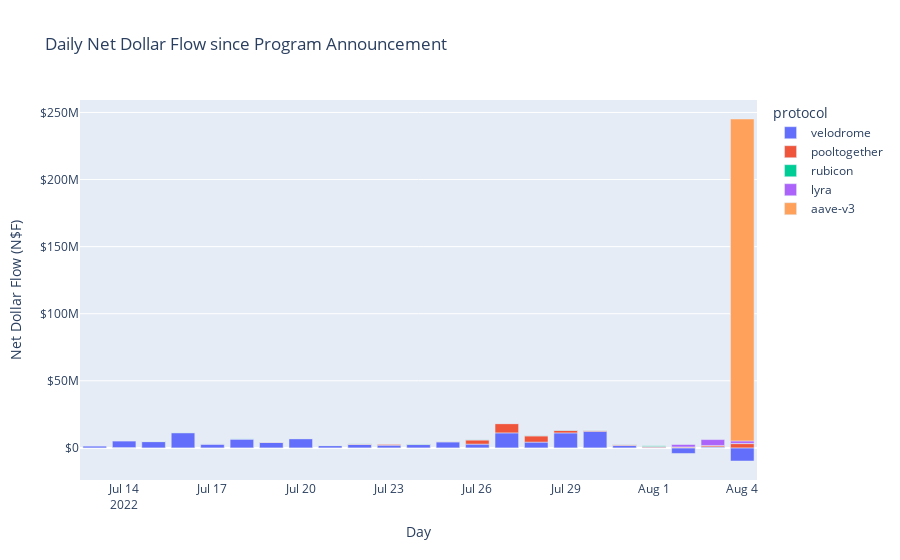
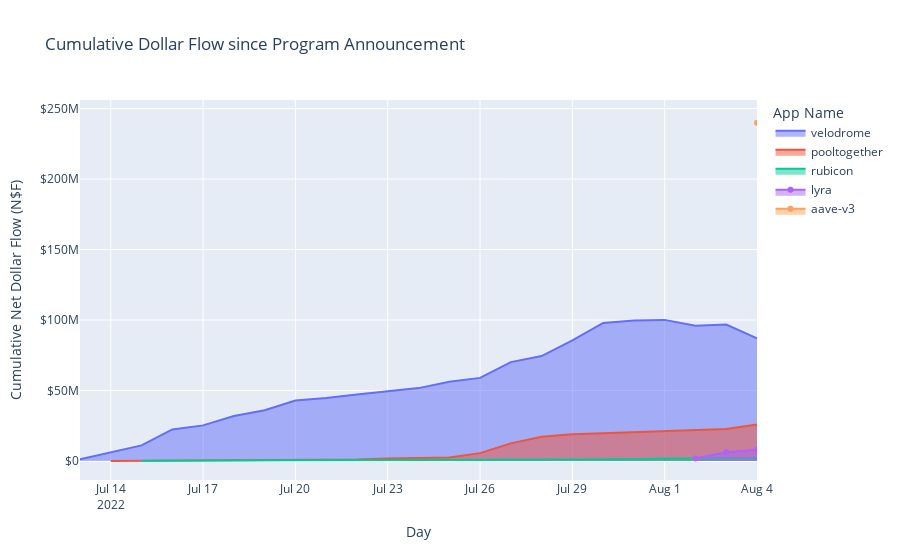

The code cell stored with these charts, in order, in its notebook:
### Code cell
fig = px.bar(netdf_df, x="date", y="net_dollar_flow", color="protocol", \
             title="Daily Net Dollar Flow since Program Announcement",\
            labels={
                     "date": "Day",
                     "net_dollar_flow": "Net Dollar Flow (N$F)"
                 }
            )
cumul_fig.update_layout(
    legend_title="App Name"
)
fig.update_layout(yaxis_tickprefix = '$')
fig.show()

# cumul_fig = px.area(netdf_df, x="date", y="cumul_net_dollar_flow", color="protocol", \
#              title="Cumulative Dollar Flow since Program Announcement",\
#                    labels={
#                      "date": "Day",
#                      "cumul_net_dollar_flow": "Cumulative Net Dollar Flow (N$F)"
#                  }
#             ,areamode='group')
# cumul_fig.update_layout(yaxis_tickprefix = '$')
# cumul_fig.show()


cumul_fig = go.Figure()
proto_names = netdf_df['protocol'].drop_duplicates()
print(proto_names)
for p in proto_names:
    cumul_fig.add_trace(go.Scatter(x=netdf_df[netdf_df['protocol'] == p]['date'] \
                                   , y=netdf_df[netdf_df['protocol'] == p]['cumul_net_dollar_flow'] \
                                    ,name = p\
                                  ,fill='tozeroy')) # fill down to xaxis

cumul_fig.update_layout(yaxis_tickprefix = '$')
cumul_fig.update_layout(
    title="Cumulative Dollar Flow since Program Announcement",
    xaxis_title="Day",
    yaxis_title="Cumulative Net Dollar Flow (N$F)",
    legend_title="App Name",
#     color_discrete_map=px.colors.qualitative.G10
)
cumul_fig.show()

### Figure 1 — Plotly figure (JSON) as saved in the notebook; plotly's stock layout.template omitted (floating-point values rounded to 4 significant figures)
{"data": [{"alignmentgroup": "True", "hovertemplate": "protocol=velodrome<br>Day=%{x}<br>Net Dollar Flow (N$F)=%{y}<extra></extra>", "legendgroup": "velodrome", "marker": {"color": "#636efa", "pattern": {"shape": ""}}, "name": "velodrome", "offsetgroup": "velodrome", "orientation": "v", "showlegend": true, "textposition": "auto", "type": "bar", "x": ["2022-07-13T00:00:00", "2022-07-14T00:00:00", "2022-07-15T00:00:00", "2022-07-16T00:00:00", "2022-07-17T00:00:00", "2022-07-18T00:00:00", "2022-07-19T00:00:00", "2022-07-20T00:00:00", "2022-07-21T00:00:00", "2022-07-22T00:00:00", "2022-07-23T00:00:00", "2022-07-24T00:00:00", "2022-07-25T00:00:00", "2022-07-26T00:00:00", "2022-07-27T00:00:00", "2022-07-28T00:00:00", "2022-07-29T00:00:00", "2022-07-30T00:00:00", "2022-07-31T00:00:00", "2022-08-01T00:00:00", "2022-08-02T00:00:00", "2022-08-03T00:00:00", "2022-08-04T00:00:00"], "xaxis": "x", "y": [1290000.0, 5067000.0, 4678000.0, 11360000.0, 2862000.0, 6663000.0, 4117000.0, 6879000.0, 1698000.0, 2585000.0, 2005000.0, 2487000.0, 4450000.0, 2807000.0, 11180000.0, 4314000.0, 11160000.0, 12330000.0, 1747000.0, 410300.0, -4151000.0, 802300.0, -9774000.0], "yaxis": "y"}, {"alignmentgroup": "True", "hovertemplate": "protocol=pooltogether<br>Day=%{x}<br>Net Dollar Flow (N$F)=%{y}<extra></extra>", "legendgroup": "pooltogether", "marker": {"color": "#EF553B", "pattern": {"shape": ""}}, "name": "pooltogether", "offsetgroup": "pooltogether", "orientation": "v", "showlegend": true, "textposition": "auto", "type": "bar", "x": ["2022-07-14T00:00:00", "2022-07-15T00:00:00", "2022-07-16T00:00:00", "2022-07-17T00:00:00", "2022-07-18T00:00:00", "2022-07-19T00:00:00", "2022-07-20T00:00:00", "2022-07-21T00:00:00", "2022-07-22T00:00:00", "2022-07-23T00:00:00", "2022-07-24T00:00:00", "2022-07-25T00:00:00", "2022-07-26T00:00:00", "2022-07-27T00:00:00", "2022-07-28T00:00:00", "2022-07-29T00:00:00", "2022-07-30T00:00:00", "2022-07-31T00:00:00", "2022-08-01T00:00:00", "2022-08-02T00:00:00", "2022-08-03T00:00:00", "2022-08-04T00:00:00"], "xaxis": "x", "y": [-15680.0, 119700.0, 17050.0, 85380.0, 23390.0, 251000.0, 72500.0, 62380.0, 381000.0, 817100.0, 260600.0, 359800.0, 3131000.0, 6938000.0, 4646000.0, 1896000.0, 698100.0, 587000.0, 622500.0, 660700.0, 1007000.0, 3196000.0], "yaxis": "y"}, {"alignmentgroup": "True", "hovertemplate": "protocol=rubicon<br>Day=%{x}<br>Net Dollar Flow (N$F)=%{y}<extra></extra>", "legendgroup": "rubicon", "marker": {"color": "#00cc96", "pattern": {"shape": ""}}, "name": "rubicon", "offsetgroup": "rubicon", "orientation": "v", "showlegend": true, "textposition": "auto", "type": "bar", "x": ["2022-07-15T00:00:00", "2022-07-16T00:00:00", "2022-07-17T00:00:00", "2022-07-18T00:00:00", "2022-07-19T00:00:00", "2022-07-20T00:00:00", "2022-07-21T00:00:00", "2022-07-22T00:00:00", "2022-07-23T00:00:00", "2022-07-24T00:00:00", "2022-07-25T00:00:00", "2022-07-26T00:00:00", "2022-07-27T00:00:00", "2022-07-28T00:00:00", "2022-07-29T00:00:00", "2022-07-30T00:00:00", "2022-07-31T00:00:00", "2022-08-01T00:00:00", "2022-08-02T00:00:00", "2022-08-03T00:00:00", "2022-08-04T00:00:00"], "xaxis": "x", "y": [74850.0, 71510.0, 36720.0, 67360.0, 17180.0, 33480.0, 55070.0, 109300.0, 12660.0, 182200.0, 28360.0, 88150.0, 1677.0, 142300.0, 152300.0, 70560.0, 129000.0, 483500.0, 27940.0, -68510.0, 142500.0], "yaxis": "y"}, {"alignmentgroup": "True", "hovertemplate": "protocol=lyra<br>Day=%{x}<br>Net Dollar Flow (N$F)=%{y}<extra></extra>", "legendgroup": "lyra", "marker": {"color": "#ab63fa", "pattern": {"shape": ""}}, "name": "lyra", "offsetgroup": "lyra", "orientation": "v", "showlegend": true, "textposition": "auto", "type": "bar", "x": ["2022-08-02T00:00:00", "2022-08-03T00:00:00", "2022-08-04T00:00:00"], "xaxis": "x", "y": [1824000.0, 4372000.0, 1854000.0], "yaxis": "y"}, {"alignmentgroup": "True", "hovertemplate": "protocol=aave-v3<br>Day=%{x}<br>Net Dollar Flow (N$F)=%{y}<extra></extra>", "legendgroup": "aave-v3", "marker": {"color": "#FFA15A", "pattern": {"shape": ""}}, "name": "aave-v3", "offsetgroup": "aave-v3", "orientation": "v", "showlegend": true, "textposition": "auto", "type": "bar", "x": ["2022-08-04T00:00:00"], "xaxis": "x", "y": [239900000.0], "yaxis": "y"}], "layout": {"barmode": "relative", "legend": {"title": {"text": "protocol"}, "tracegroupgap": 0}, "title": {"text": "Daily Net Dollar Flow since Program Announcement"}, "xaxis": {"anchor": "y", "domain": [0, 1], "title": {"text": "Day"}}, "yaxis": {"anchor": "x", "domain": [0, 1], "tickprefix": "$", "title": {"text": "Net Dollar Flow (N$F)"}}}}

### Figure 2 — Plotly figure (JSON) as saved in the notebook; plotly's stock layout.template omitted (floating-point values rounded to 4 significant figures)
{"data": [{"fill": "tozeroy", "name": "velodrome", "type": "scatter", "x": ["2022-07-13T00:00:00", "2022-07-14T00:00:00", "2022-07-15T00:00:00", "2022-07-16T00:00:00", "2022-07-17T00:00:00", "2022-07-18T00:00:00", "2022-07-19T00:00:00", "2022-07-20T00:00:00", "2022-07-21T00:00:00", "2022-07-22T00:00:00", "2022-07-23T00:00:00", "2022-07-24T00:00:00", "2022-07-25T00:00:00", "2022-07-26T00:00:00", "2022-07-27T00:00:00", "2022-07-28T00:00:00", "2022-07-29T00:00:00", "2022-07-30T00:00:00", "2022-07-31T00:00:00", "2022-08-01T00:00:00", "2022-08-02T00:00:00", "2022-08-03T00:00:00", "2022-08-04T00:00:00"], "y": [1290000.0, 6357000.0, 11040000.0, 22400000.0, 25260000.0, 31920000.0, 36040000.0, 42920000.0, 44620000.0, 47200000.0, 49210000.0, 51690000.0, 56140000.0, 58950000.0, 70130000.0, 74440000.0, 85610000.0, 97930000.0, 99680000.0, 100100000.0, 95940000.0, 96740000.0, 86970000.0]}, {"fill": "tozeroy", "name": "pooltogether", "type": "scatter", "x": ["2022-07-14T00:00:00", "2022-07-15T00:00:00", "2022-07-16T00:00:00", "2022-07-17T00:00:00", "2022-07-18T00:00:00", "2022-07-19T00:00:00", "2022-07-20T00:00:00", "2022-07-21T00:00:00", "2022-07-22T00:00:00", "2022-07-23T00:00:00", "2022-07-24T00:00:00", "2022-07-25T00:00:00", "2022-07-26T00:00:00", "2022-07-27T00:00:00", "2022-07-28T00:00:00", "2022-07-29T00:00:00", "2022-07-30T00:00:00", "2022-07-31T00:00:00", "2022-08-01T00:00:00", "2022-08-02T00:00:00", "2022-08-03T00:00:00", "2022-08-04T00:00:00"], "y": [-15680.0, 104000.0, 121000.0, 206400.0, 229800.0, 480800.0, 553300.0, 615700.0, 996800.0, 1814000.0, 2074000.0, 2434000.0, 5565000.0, 12500000.0, 17150000.0, 19050000.0, 19740000.0, 20330000.0, 20950000.0, 21610000.0, 22620000.0, 25820000.0]}, {"fill": "tozeroy", "name": "rubicon", "type": "scatter", "x": ["2022-07-15T00:00:00", "2022-07-16T00:00:00", "2022-07-17T00:00:00", "2022-07-18T00:00:00", "2022-07-19T00:00:00", "2022-07-20T00:00:00", "2022-07-21T00:00:00", "2022-07-22T00:00:00", "2022-07-23T00:00:00", "2022-07-24T00:00:00", "2022-07-25T00:00:00", "2022-07-26T00:00:00", "2022-07-27T00:00:00", "2022-07-28T00:00:00", "2022-07-29T00:00:00", "2022-07-30T00:00:00", "2022-07-31T00:00:00", "2022-08-01T00:00:00", "2022-08-02T00:00:00", "2022-08-03T00:00:00", "2022-08-04T00:00:00"], "y": [74850.0, 146400.0, 183100.0, 250400.0, 267600.0, 301100.0, 356200.0, 465500.0, 478200.0, 660400.0, 688800.0, 776900.0, 778600.0, 920900.0, 1073000.0, 1144000.0, 1273000.0, 1756000.0, 1784000.0, 1716000.0, 1858000.0]}, {"fill": "tozeroy", "name": "lyra", "type": "scatter", "x": ["2022-08-02T00:00:00", "2022-08-03T00:00:00", "2022-08-04T00:00:00"], "y": [1824000.0, 6196000.0, 8050000.0]}, {"fill": "tozeroy", "name": "aave-v3", "type": "scatter", "x": ["2022-08-04T00:00:00"], "y": [239900000.0]}], "layout": {"legend": {"title": {"text": "App Name"}}, "title": {"text": "Cumulative Dollar Flow since Program Announcement"}, "xaxis": {"title": {"text": "Day"}}, "yaxis": {"tickprefix": "$", "title": {"text": "Cumulative Net Dollar Flow (N$F)"}}}}
